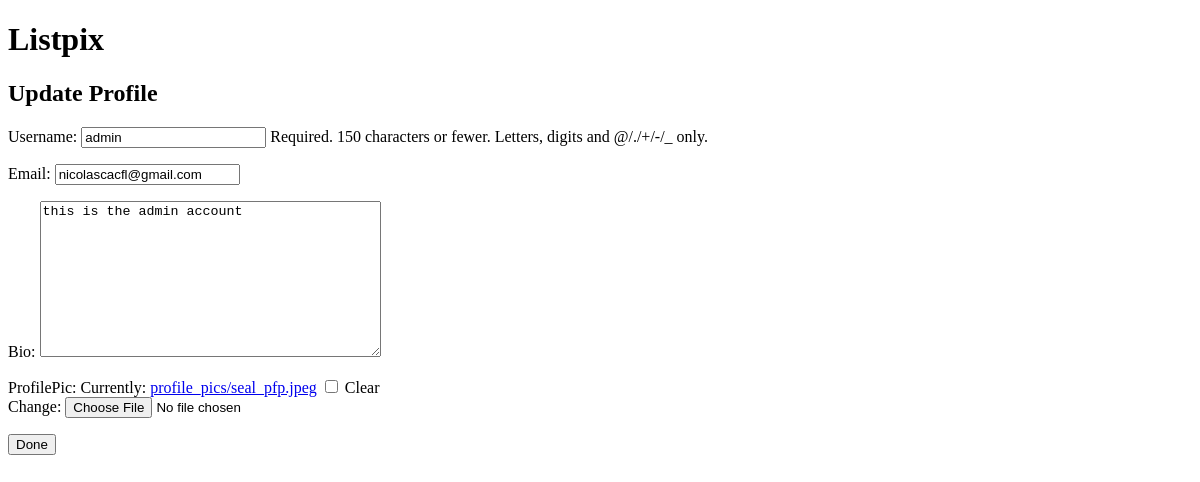
The app's page /update_user/ (signed in), older data.
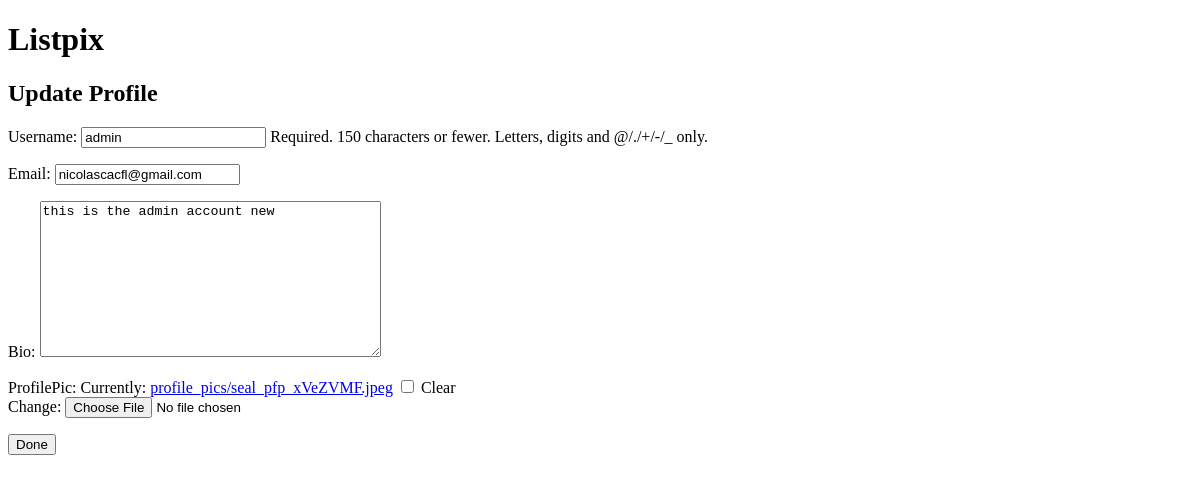
The same page, newer data.
### users/models.py (models this page shows, shortened)
class Profile(models.Model):
    user = models.OneToOneField(User, on_delete=models.CASCADE) #1 to 1 relationship of the profile model with the user model
    bio = models.TextField(blank=True)
    profilePic = models.ImageField(null = True, blank = True, upload_to='profile_pics', height_field=None, width_field=None, max_length=None)
    assigned_tasks = models.ManyToManyField('BucketListItem', blank=True)

### users/views.py (the view)
# urls.py: path('update_user/', views.update_u, name='update_user'),
@login_required #only logged in users can access
def update_u(request):
    current_user = request.user #get the current user and save it as obj User
    profile = Profile.objects.get(user=current_user) #each profile instance is 1 to 1 with a user, so set profile here
    if request.method == "POST": #check if user submitted a form to update profile
        user_form = UpdateUserForm(request.POST, instance=current_user)
        profile_form = UpdateProfileForm(request.POST, request.FILES, instance=profile) #need to request FILES for this form, because it handles images
        if user_form.is_valid() and profile_form.is_valid():
            user_form.save()
            profile_form.save()
            return redirect('profile')
    else: #not a post request, just fill out the forms with the user data (this is why you see the text boxes already filled out)
        user_form = UpdateUserForm(instance = current_user)
        profile_form = UpdateProfileForm(instance = profile)
    context = { #context is needed to pass forms into template
        'user_form': user_form,
        'profile_form': profile_form,
    }
    return render(request, "users/update_user.html", context)

### users/forms.py
class UpdateUserForm(forms.ModelForm):
    email = forms.EmailField()
    class Meta:
        model = User
        fields = ['username', 'email']

class UpdateProfileForm(forms.ModelForm):
    class Meta:
        model = Profile
        fields = ['bio', 'profilePic']

### users/templates/users/update_user.html (shortened to what this page needs)
{% load static %}
<!DOCTYPE html>
<html lang="en">
    <head>
    </head>
    <body>
        <h1>
            Listpix
        </h1>
        <h2>Update Profile</h2>
        <form method="post" enctype="multipart/form-data">
            {{ user_form.as_p }}
            {{ profile_form.as_p }}
        <button type="submit">Done</button>
    </body>
</html>

Row changes from the older to the newer data that the page shows:
changed Profile: bio "this is the admin account" → "this is the admin account new"
Text that changed along with them:
text no longer shown: "Bio: ProfilePic: Currently: profile_pics/seal_pfp.jpeg Clear Change:"
text now shown: "Bio: ProfilePic: Currently: profile_pics/seal_pfp_xVeZVMF.jpeg Clear Change:"
